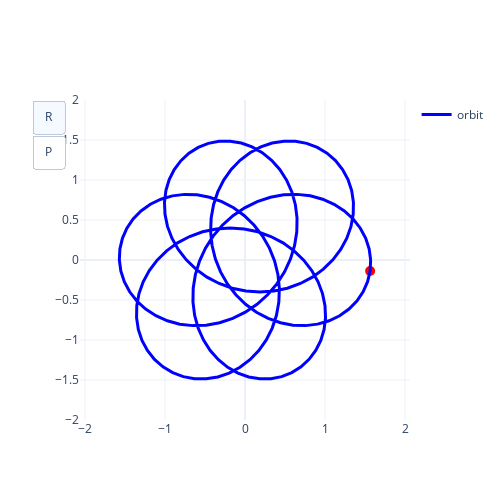

The notebook cell saved with this chart:
### Code cell
fig=go.Figure(
    data = [
        go.Scatter(
            x = pos['x'], y = pos['y'], showlegend=False,
            line=dict(width=3, color="blue")
        ), 
        go.Scatter(
            x = pos['x'], y = pos['y'], name='orbit',
            line=dict(width=3, color="blue")
        )], 
    layout = go.Layout(
        autosize = False, width=500, height=500,
        xaxis = dict(range=[-2, 2], autorange=False),
        yaxis = dict(range=[-2, 2], scaleanchor="x", scaleratio=1,  autorange=False),
        updatemenus=[dict(type="buttons",
                          buttons=[dict(label="R",
                                        method="animate",
                                        args=[None, {"frame": {"duration": 0, "redraw": False},
                                                     "fromcurrent": True, "transition": {
                                                         "duration": 1000,
                                                         "easing": "linear"}}]),
                                   dict(label="P", 
                                        method="animate",
                                        args=[[None], dict(mode="immediate")])])]
    ),
    frames = frames
)
fig.show()

### Figure 1 — Plotly figure (JSON) as saved in the notebook; plotly's stock layout.template omitted (floating-point values rounded to 4 significant figures; data arrays with more than 128 entries replaced by an {"elided": "..."} marker saying what was removed)
{"data": [{"line": {"color": "blue", "width": 3}, "marker": {"color": "red", "size": 10}, "mode": "markers", "showlegend": false, "type": "scatter", "x": [1.564], "y": [-0.1376]}, {"line": {"color": "blue", "width": 3}, "name": "orbit", "type": "scatter", "x": {"elided": "1000 float values"}, "y": {"elided": "1000 float values"}}], "layout": {"autosize": false, "height": 500, "updatemenus": [{"active": 0, "buttons": [{"args": [null, {"frame": {"duration": 0, "redraw": false}, "fromcurrent": true, "transition": {"duration": 1000, "easing": "linear"}}], "label": "R", "method": "animate"}, {"args": [[null], {"mode": "immediate"}], "label": "P", "method": "animate"}], "type": "buttons"}], "width": 500, "xaxis": {"autorange": false, "domain": [0, 1], "range": [-2.05, 2.05], "type": "linear"}, "yaxis": {"autorange": false, "domain": [0, 1], "range": [-2, 2], "scaleanchor": "x", "scaleratio": 1, "type": "linear"}}}
